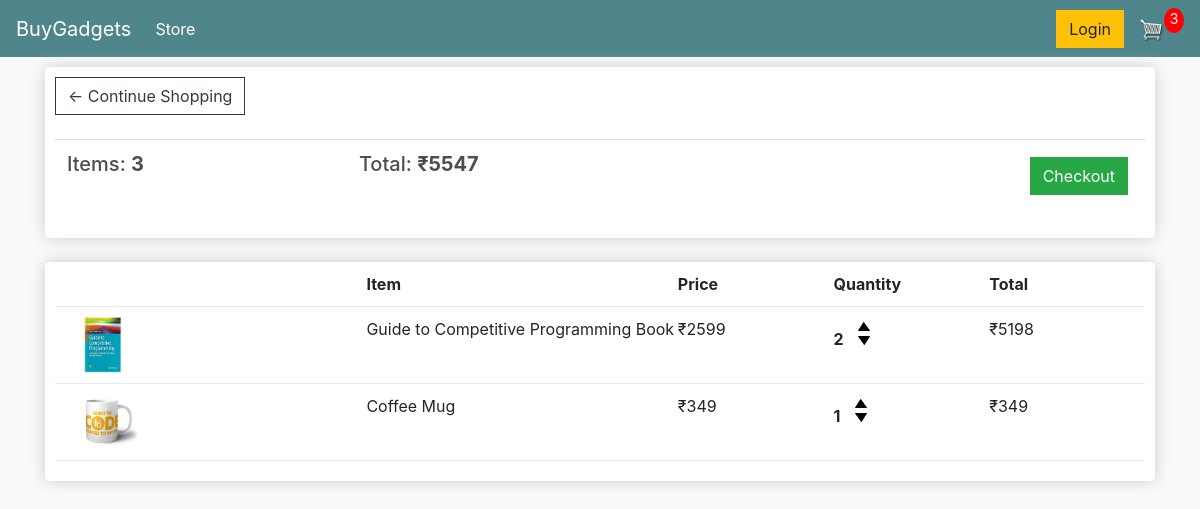
The app's page /cart/ (signed in), older data.
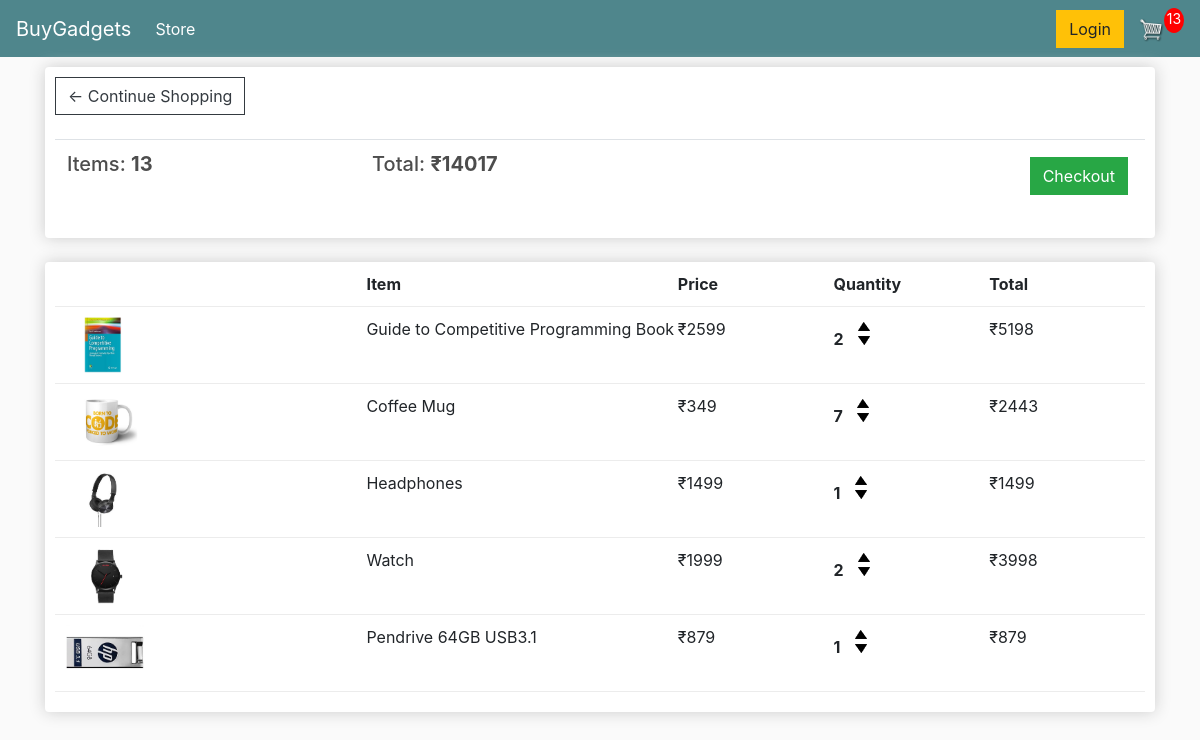
The same page, newer data.
### store/models.py (models this page shows, shortened)
class Order(models.Model):
    customer = models.ForeignKey(Customer, on_delete=models.SET_NULL, null=True, blank=True)
    date_ordered = models.DateTimeField(auto_now_add=True)
    complete = models.BooleanField(default=False)
    transaction_id = models.CharField(max_length=100, null=True)
    @property
    def get_cart_total(self):
        orderitems = self.orderitem_set.all()
        total = sum([item.get_total for item in orderitems])
        return total
    @property
    def get_cart_items(self):
        orderitems = self.orderitem_set.all()
        total = sum([item.quantity for item in orderitems])
        return total

class OrderItem(models.Model):
    product = models.ForeignKey(Product, on_delete=models.SET_NULL, null=True)
    order = models.ForeignKey(Order, on_delete=models.SET_NULL, null=True)
    quantity = models.IntegerField(default=0, null=True, blank=True)
    date_added = models.DateTimeField(auto_now_add=True)
    @property
    def get_total(self):
        total = self.product.price * self.quantity
        return total

class Product(models.Model):
    name = models.CharField(max_length=200)
    price = models.FloatField()
    digital = models.BooleanField(default=False, null=True, blank=True)
    image = models.ImageField(null=True, blank=True)
    @property
    def imageURL(self):
        try:
            url = self.image.url
        except:
            url = ""
        return url

### store/views.py (the view)
# urls.py: path('cart/', views.cart, name='cart'),
def cart(request):
    if request.user.is_authenticated:
        customer = request.user.customer
        order, created = Order.objects.get_or_create(customer=customer, complete=False)
        items = order.orderitem_set.all()
        cartItems = order.get_cart_items
    else:
        items = []
        order = {'get_cart_total': 0, 'get_cart_items': 0, 'shipping': False}
        cartItems = order['get_cart_items']
    context = {'items': items, 'order': order, 'cartItems': cartItems}
    return render(request, 'store/cart.html', context)

### store/templates/store/cart.html
{% extends 'store/main.html' %}
{% load static %}
{% block content %}
    <div class="row">
        <div class="col-lg-12">
            <div class="box-element">
                <a class="btn btn-outline-dark" href="{% url 'store' %}">&#x2190; Continue Shopping</a>
                <br>
                <br>
                <table class="table">
                    <tr>
                        <th><h5>Items: <strong>{{ order.get_cart_items }}</strong></h5></th>
                        <th><h5>Total: <strong>₹{{ order.get_cart_total |floatformat:0 }}</strong></h5></th>
                        <th>
                            <a style="float:right; margin: 5px" class="btn btn-success" href="{% url 'checkout' %}">Checkout</a>
                        </th>
                    </tr>
                </table>
            </div>
            <br>
            <div class="box-element">
                <div class="cart-row">
                    <div style="flex:2"></div>
                    <div style="flex:2"><strong>Item</strong></div>
                    <div style="flex:1"><strong>Price</strong></div>
                    <div style="flex:1"><strong>Quantity</strong></div>
                    <div style="flex:1"><strong>Total</strong></div>
                </div>
                {% for item in items %}
                    <div class="cart-row">
                        <div style="flex:2"><img class="row-image" src="{{ item.product.imageURL }}"></div>
                        <div style="flex:2"><p>{{ item.product.name }}</p></div>
                        <div style="flex:1"><p>₹{{ item.product.price | floatformat:0 }}</p></div>
                        <div style="flex:1">
                            <p class="quantity">{{ item.quantity }}</p>
                            <div class="quantity">
                                <img data-product="{{ item.product.id }}" data-action="add"
                                     class="chg-quantity update-cart" src="{% static 'images/arrow-up.png' %}">
                                <img data-product="{{ item.product.id }}" data-action="remove"
                                     class="chg-quantity update-cart" src="{% static 'images/arrow-down.png' %}">
                            </div>
                        </div>
                        <div style="flex:1">₹{{ item.get_total | floatformat:0 }}</div>
                    </div>
                {% endfor %}
            </div>
        </div>
    </div>
{% endblock content %}

Row changes from the older to the newer data that the page shows:
changed through a linked row, Order: get_cart_items "3" → "13"; get_cart_total "5547" → "14017"
changed OrderItem "Coffee Mug": quantity "1" → "7"; get_total "349" → "2443"
added OrderItem: product.imageURL (picture), product.name "Headphones", product.price "1499", quantity "1", get_total "1499"
added OrderItem: product.imageURL (picture), product.name "Watch", product.price "1999", quantity "2", get_total "3998"
added OrderItem: product.imageURL (picture), product.name "Pendrive 64GB USB3.1", product.price "879", quantity "1", get_total "879"
Text that changed along with them:
{{ cartItems }}: "3" → "13"
